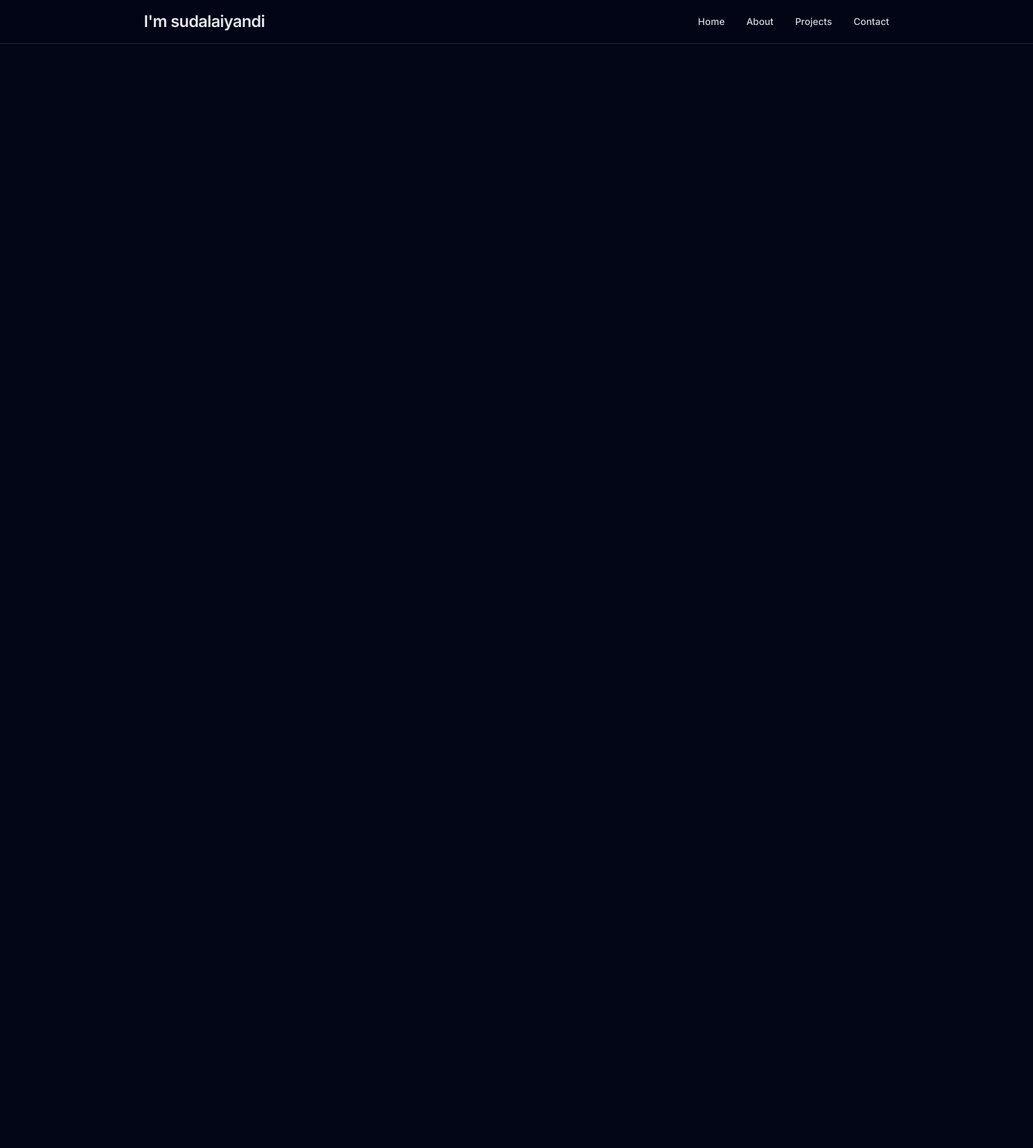
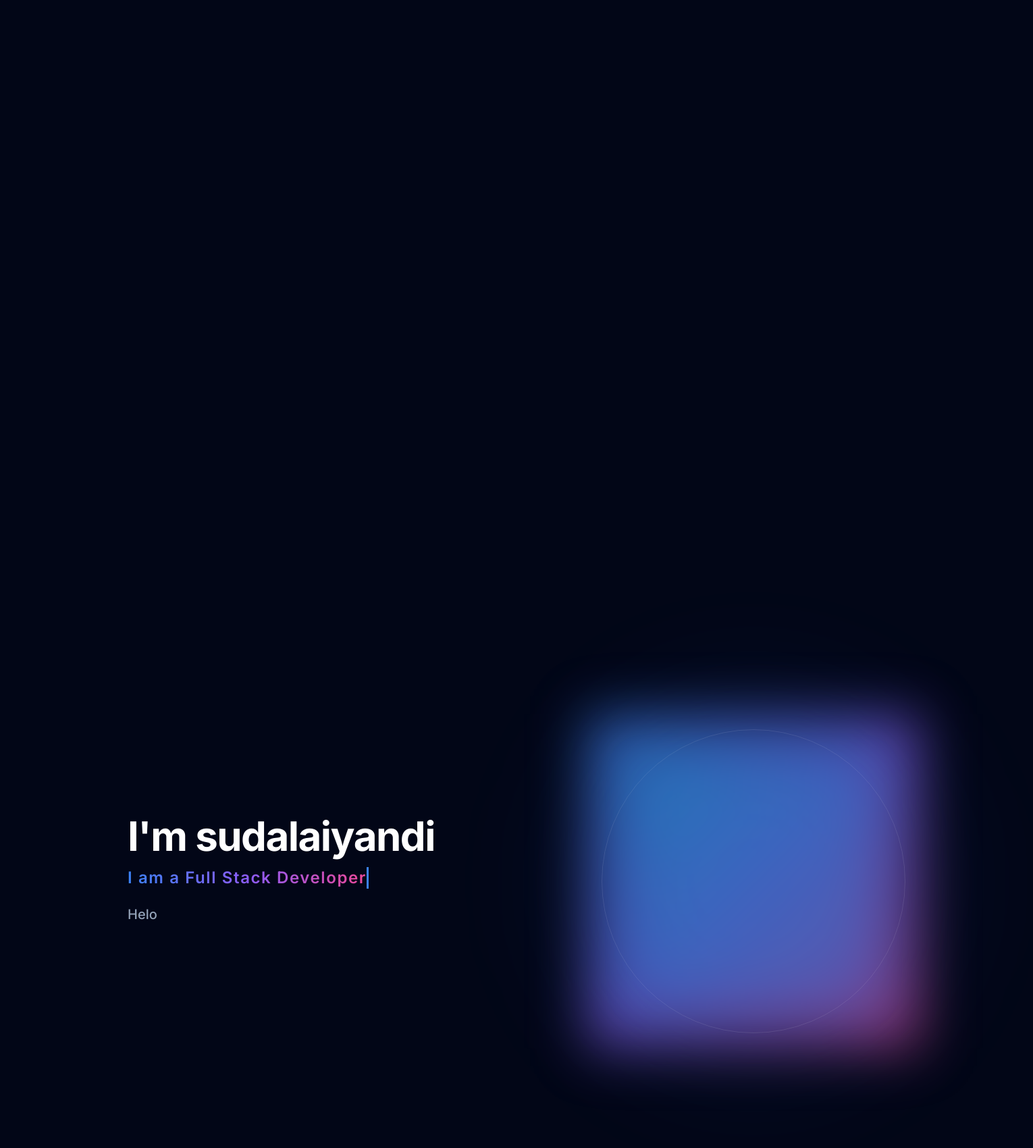
The page / (upper part) on the database its author committed (2 pictures, top to bottom).
### portfolio/models.py (models this page shows, shortened)
class Home(models.Model):
    name = models.CharField(max_length=100)
    greetings_text = models.CharField(max_length=100)
    sub_heading = models.CharField(max_length=200, default="I am a Full Stack Developer")
    bio = models.TextField()
    profile_photo = models.ImageField(upload_to='profile/')
    logo = models.ImageField(upload_to='logo/', null=True, blank=True)
    resume = models.FileField(upload_to='resumes/', null=True, blank=True)
    email_address = models.EmailField(blank=True, null=True)
    phone_number = models.CharField(max_length=20, blank=True, null=True)
    whatsapp_number = models.CharField(max_length=20, blank=True, null=True)
    linkedin_url = models.URLField(blank=True, null=True)
    instagram_url = models.URLField(blank=True, null=True)
    about_summary = models.TextField(max_length=500, blank=True, null=True, help_text="A quick 2-line bio for the About page")

### portfolio/views.py (the view)
# urls.py: 2. Add a URL to urlpatterns:  path('', views.home, name='home')
def home(request):
    home_data = Home.objects.first()
    skills = Skill.objects.all().order_by('category')
    projects = Project.objects.all().order_by('-created_at')
    education = Education.objects.all()
    context = {
        'home': home_data,
        'skills': skills,
        'projects': projects,
        'education': education
    }
    return render(request, 'portfolio/home.html', context)

### portfolio/templates/portfolio/home.html (shortened to what this page needs)
<!DOCTYPE html>
<html lang="en">
<head>
    <script src="https://cdn.tailwindcss.com"></script>
</head>
<body class="bg-background text-text selection:bg-primary selection:text-white flex flex-col min-h-screen">
    <header
        class="sticky top-0 z-50 bg-background/80 backdrop-blur-md border-b border-slate-800 transition-all duration-300">
        <div class="container mx-auto max-w-6xl px-6 py-4 flex items-center justify-between">
            <a href="/" class="flex items-center hover:opacity-100 transition-opacity">
                {% if home.logo %}
                <img src="{{ home.logo.url }}" alt="Logo" class="nav-logo">
                {% else %}
                <span
                    class="text-xl md:text-2xl font-semibold text-gray-200 tracking-tight hover:text-white transition-colors">
                    {{ home.name|default:"Sudalaiyandi" }}
                </span>
                {% endif %}
            </a>
            <nav class="hidden md:flex items-center space-x-8">
                <a href="#home"
                    class="text-sm font-medium text-gray-300 hover:text-primary transition-colors duration-300">Home</a>
                <a href="{% url 'about' %}"
                    class="text-sm font-medium text-gray-300 hover:text-primary transition-colors duration-300">About</a>
                <a href="#projects"
                    class="text-sm font-medium text-gray-300 hover:text-primary transition-colors duration-300">Projects</a>
                <a href="{% url 'contact' %}"
                    class="text-sm font-medium text-gray-300 hover:text-primary transition-colors duration-300">Contact</a>
            </nav>
        </div>
    </header>
    <main class="flex-grow flex flex-col justify-center">
        <section id="home" class="min-h-[calc(100vh-80px)] flex items-center justify-center p-6">
            <div class="container mx-auto max-w-6xl">
                <div class="flex flex-col-reverse lg:flex-row items-center justify-between gap-12 lg:gap-20">
                    <div class="w-full lg:w-1/2 flex flex-col items-start space-y-8 animate-fade-in-up">
                        <div class="space-y-4">
                            <h1 class="text-4xl lg:text-6xl font-bold tracking-tight text-white leading-tight">
                                {{ home.name|default:"Sudalaiyandi" }}
                            </h1>
                            <div class="typewriter-container">
                                <p class="typewriter-text text-xl md:text-2xl font-semibold">
                                    {{ home.sub_heading|default:"I am a Full Stack Developer" }}
                                </p>
                            </div>
                            <p class="text-xl text-secondaryText font-medium max-w-lg leading-relaxed">
                                {% if home.bio %}{{ home.bio|safe }}{% else %}Passionate Developer...{% endif %}
                            </p>
                        </div>
                    </div>
                    <div class="w-full lg:w-1/2 flex justify-center lg:justify-end">
                        <div class="relative w-72 h-72 sm:w-80 sm:h-80 lg:w-[450px] lg:h-[450px]">
                            <div class="blob-container animate-pulse">
                            </div>
                            <div
                                class="relative z-10 w-full h-full rounded-full overflow-hidden border-8 border-background/50 backdrop-blur-sm shadow-2xl bg-card/20 flex items-center justify-center transition-transform duration-500 hover:scale-[1.02]">
                                <div
                                    class="w-full h-full bg-slate-900 flex items-center justify-center overflow-hidden">
                                    {% if home.profile_photo %}
                                    <img src="{{ home.profile_photo.url }}" alt="{{ home.name }}"
                                        class="w-full h-full object-cover">
                                    {% endif %}
                                </div>
                            </div>
                        </div>
                    </div>
                </div>
            </div>
        </section>
    </main>
</body>
</html>

### portfolio/templates/portfolio/home.html (style rules this page uses)
body { font-family: 'Inter', sans-serif; scroll-behavior: smooth; }
.blob-container { position: absolute; top: 50%; left: 50%; transform: translate(-50%, -50%); width: 110%; height: 110%; z-index: 0; filter: blur(40px); }
.typewriter-container { display: inline-block; }
.typewriter-text { border-right: 3px solid #3b82f6; white-space: nowrap; overflow: hidden; letter-spacing: 0.1rem; margin: 0 auto; animation: typing 3.5s steps(40, end), blink-caret 0.75s step-end infinite; background: linear-gradient(to right, #3b82f6, #8b5cf6, #ec4899); -webkit-background-clip: text; background-clip: text; -webkit-text-fill-color: transparent; font-family: 'Inter', sans-serif; }

### rows shown on the page
Home: name "I'm sudalaiyandi", sub_heading "I am a Full Stack Developer", bio "Helo", profile_photo (picture)
